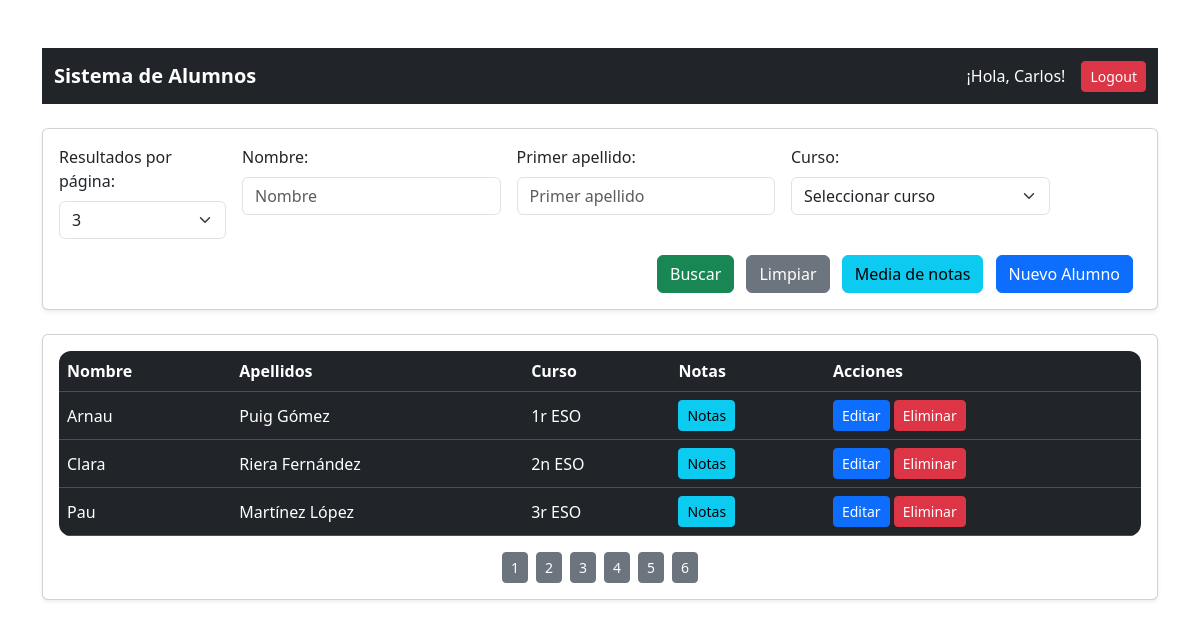
The app's page /views/index.php (signed in) with its own data.
### tables this page shows
CREATE TABLE tbl_alumnos(
    id_alumno INT NOT NULL PRIMARY KEY AUTO_INCREMENT,
    dni_alu VARCHAR(9) NULL,
    nom_alu VARCHAR(20) NOT NULL,
    cognom1_alu VARCHAR(20) NOT NULL,
    cognom2_alu VARCHAR(20) NULL,
    telf_alu VARCHAR(9) NOT NULL,
    email_alu VARCHAR(50) NOT NULL,
    id_curso INT NOT NULL
);

CREATE TABLE tbl_cursos (
    id_curso INT NOT NULL PRIMARY KEY AUTO_INCREMENT,
    codi_curso VARCHAR(5) NOT NULL,
    nom_curso VARCHAR(25) NULL,
    id_profe INT NOT NULL
);

### views/index.php (the view, shortened to what this page needs)
<?php
include './procesos/conexion.php';
?>
<!DOCTYPE html>
<html lang="es">
<head>
    <link rel="stylesheet" href="./style.css">
    <link href="https://cdn.jsdelivr.net/npm/bootstrap@5.3.3/dist/css/bootstrap.min.css" rel="stylesheet">
</head>
<body>
    <div class="container my-5">
        <nav class="navbar navbar-expand-lg navbar-dark bg-dark mb-4">
            <div class="container-fluid">
                <a class="navbar-brand" href="./">Sistema de Alumnos</a>
                <div class="d-flex align-items-center">
                    <span class="navbar-text text-white me-3">¡Hola, <?php echo htmlspecialchars($_SESSION['nom_prof']); ?>!</span>
                    <a href="./procesos/logout.php" class="btn btn-danger btn-sm">Logout</a>
                </div>
            </div>
        </nav>
        <div class="card shadow-sm mb-4">
            <div class="card-body">
                <form action="" method="get" class="row g-3">
                    <div class="col-md-2">
                        <label for="num_resultados" class="form-label">Resultados por página:</label>
                        <select name="num_resultados" id="num_resultados" class="form-select">
                            <option value="3" <?php echo isset($_GET['num_resultados']) && $_GET['num_resultados'] == 3 ? "selected" : ""; ?>>3</option>
                        </select>
                    </div>
                    <div class="col-md-3">
                        <label for="nom_alu" class="form-label">Nombre:</label>
                        <input type="text" name="nom_alu" id="nom_alu" class="form-control" value="<?php echo isset($_GET['nom_alu']) ? htmlspecialchars($_GET['nom_alu']) : ''; ?>" placeholder="Nombre">
                    </div>
                    <div class="col-md-3">
                        <label for="cognom1_alu" class="form-label">Primer apellido:</label>
                        <input type="text" name="cognom1_alu" id="cognom1_alu" class="form-control" value="<?php echo isset($_GET['cognom1_alu']) ? htmlspecialchars($_GET['cognom1_alu']) : ''; ?>" placeholder="Primer apellido">
                    </div>
                    <div class="col-md-3">
                        <label for="curso" class="form-label">Curso:</label>
                        <select name="curso" id="curso" class="form-select">
                            <option value="">Seleccionar curso</option>
                        </select>
                    </div>
                    <div class="col-md-12 text-end">
                        <button type="submit" class="btn btn-success me-2">Buscar</button>
                        <a href="./index.php" class="btn btn-secondary me-2">Limpiar</a>
                        <a href="./media" class="btn btn-info me-2">Media de notas</a>
                        <a href="./crear_alumno.php" class="btn btn-primary me-2">Nuevo Alumno</a>
                    </div>
                </form>
            </div>
        </div>
        <div class="card shadow-sm">
            <div class="card-body">
                <table class="table table-dark table-hover">
                    <thead>
                        <tr>
                            <th scope="col">Nombre</th>
                            <th scope="col">Apellidos</th>
                            <th scope="col">Curso</th>
                            <th scope="col">Notas</th>
                            <th scope="col">Acciones</th>
                        </tr>
                    </thead>
                    <tbody>
                        <?php
                        $num_resultados = isset($_GET['num_resultados']) ? $_GET['num_resultados'] : 3;
                        $sql = "SELECT COUNT(*) as total_alumnos
                                FROM tbl_alumnos a
                                INNER JOIN tbl_cursos c ON a.id_curso = c.id_curso
                                WHERE 1=1";
                        $result = mysqli_query($conn, $sql);
                        if ($result && $row = mysqli_fetch_assoc($result)) {
                            $num_total_rows = $row['total_alumnos'];
                            if ($num_total_rows > 0) {
                                $page = isset($_GET['page']) && is_numeric($_GET['page']) ? (int)$_GET['page'] : 1;
                                $page = max(1, $page);
                                $start = ($page - 1) * $num_resultados;
                                $total_pages = ceil($num_total_rows / $num_resultados);
                                $sql = "SELECT a.*, c.nom_curso
                                        FROM tbl_alumnos a
                                        INNER JOIN tbl_cursos c ON a.id_curso = c.id_curso
                                        WHERE 1=1 ";
                                $sql .= " ORDER BY a.id_alumno ASC LIMIT $start, $num_resultados";
                                $alumnos = mysqli_query($conn, $sql);
                                foreach ($alumnos as $alumno) {
                        ?>
                                    <tr>
                                        <td><?php echo htmlspecialchars($alumno['nom_alu']); ?></td>
                                        <td><?php echo htmlspecialchars($alumno['cognom1_alu']) . ' ' . htmlspecialchars($alumno['cognom2_alu']); ?></td>
                                        <td><?php echo htmlspecialchars($alumno['nom_curso']); ?></td>
                                        <td>
                                            <form action="./notas/index.php" method="post">
                                                <button type="submit" class="btn btn-info btn-sm">Notas</button>
                                            </form>
                                        </td>
                                        <td>
                                            <form action="./editar.php" method="post" class="d-inline">
                                                <button type="submit" class="btn btn-primary btn-sm">Editar</button>
                                            </form>
                                            <form action="./procesos/eliminar.php" method="post" class="d-inline" onsubmit="confirmarEliminacion(event, '<?php echo htmlspecialchars($alumno['nom_alu']); ?>')">
    <button type="submit" class="btn btn-danger btn-sm">Eliminar</button>
</form>
                                        </td>
                                    </tr>
                        <?php
                                }
                            } else {
                                echo '<tr><td colspan="5" class="text-center">No hay alumnos que mostrar.</td></tr>';
                            }
                        }
                        ?>
                    </tbody>
                </table>
                <div class="d-flex justify-content-center">
                    <?php
                    if ($num_total_rows > 0) {
                        for ($i = 1; $i <= $total_pages; $i++) {
                            echo '<a href="?page=' . $i . '" class="btn btn-secondary btn-sm mx-1">' . $i . '</a>';
                        }
                    }
                    ?>
                </div>
            </div>
        </div>
    </div>
</body>
</html>

### views/style.css (style rules this page uses)
body { font-family: 'Arial', sans-serif; background-color: #f8f9fa; margin: 0; padding: 0; }
.navbar-brand { font-weight: bold; font-size: 1.5rem; }
.table-dark { border-radius: 12px; overflow: hidden; }
.table th, .table td { vertical-align: middle; }

### records on screen
tbl_alumnos: nom_alu "Arnau", cognom1_alu "Puig", cognom2_alu "Gómez", id_curso.nom_curso "1r ESO"
tbl_alumnos: nom_alu "Clara", cognom1_alu "Riera", cognom2_alu "Fernández", id_curso.nom_curso "2n ESO"
tbl_alumnos: nom_alu "Pau", cognom1_alu "Martínez", cognom2_alu "López", id_curso.nom_curso "3r ESO"

### other values on screen
$_SESSION['nom_prof'] "Carlos"
